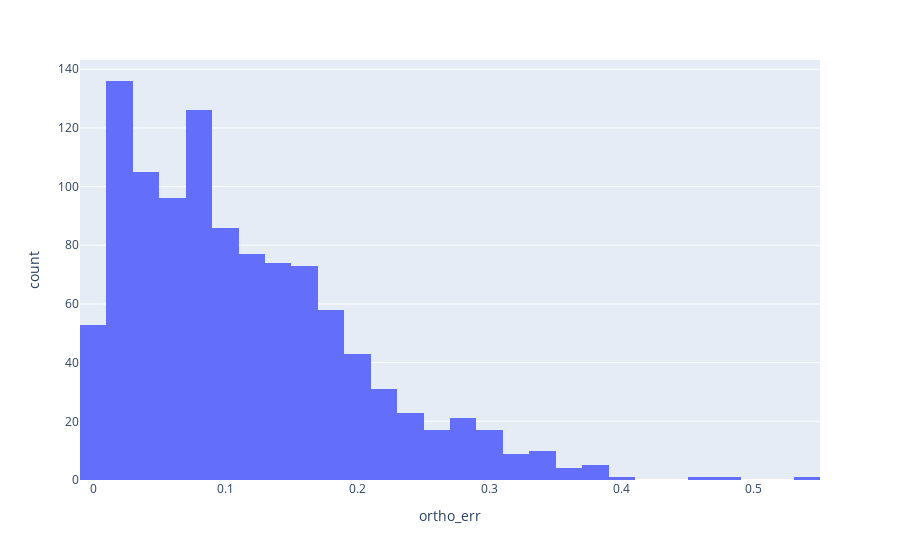

Notebook code for this chart:
### Code cell
px.histogram(ptsf, x="ortho_err")

### Figure 1 — Plotly figure (JSON) as saved in the notebook; plotly's stock layout.template omitted (floating-point values rounded to 4 significant figures; data arrays with more than 128 entries replaced by an {"elided": "..."} marker saying what was removed)
{"data": [{"alignmentgroup": "True", "bingroup": "x", "hovertemplate": "ortho_err=%{x}<br>count=%{y}<extra></extra>", "legendgroup": "", "marker": {"color": "#636efa", "pattern": {"shape": ""}}, "name": "", "offsetgroup": "", "orientation": "v", "showlegend": false, "type": "histogram", "x": {"elided": "1116 float values"}, "xaxis": "x", "yaxis": "y"}], "layout": {"barmode": "relative", "legend": {"tracegroupgap": 0}, "margin": {"t": 60}, "xaxis": {"anchor": "y", "domain": [0, 1], "title": {"text": "ortho_err"}}, "yaxis": {"anchor": "x", "domain": [0, 1], "title": {"text": "count"}}}}
